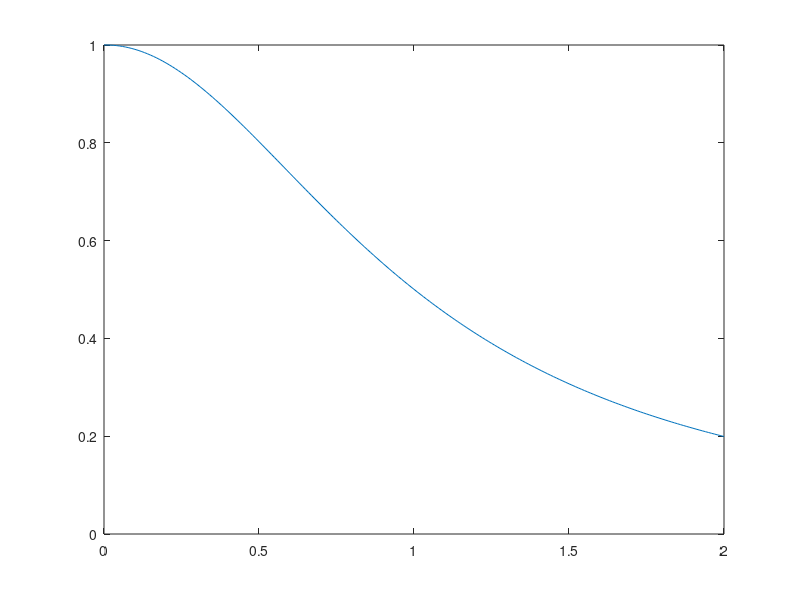
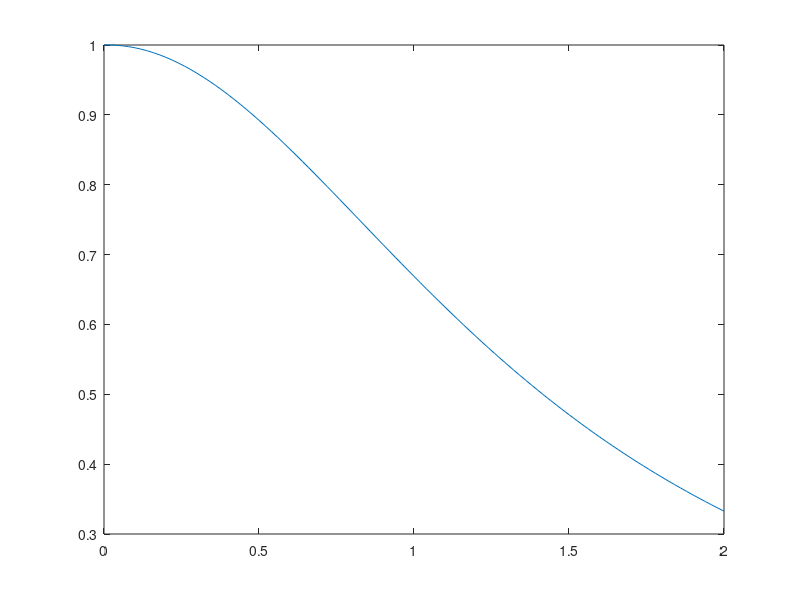

Recreate these plots in MATLAB, in order.
clear all;
close all;
clc
T0=2;
dtc=0.01;
tc=(0:dtc:T0)';
npc=size(tc,1);
qc=zeros(npc,1);
dqc=zeros(npc,1);
qc(1)=1.0;
dqc(1)=0.0;
dtc1=0.02;
tc1=(0:dtc1:T0)';
npc1=size(tc1,1);
qc1=zeros(npc1,1);
dqc1=zeros(npc1,1);
qc1(1)=1.0;
dqc1(1)=0.0;
ind=1;
for ind=2:npc
    qc(ind)=qc(ind-1)+dqc(ind-1)*dtc;
    dqc(ind)=-2*(ind-1)*dtc*qc(ind)*qc(ind);
end;
qc=qc';
figure(1)
plot(tc,qc);

for ind=2:npc1
    qc1(ind)=qc1(ind-1)+dqc1(ind-1)*dtc;
    dqc1(ind)=-2*(ind-1)*dtc1*qc1(ind)*qc1(ind);
end;
qc1=qc1';
figure(2)
plot(tc1,qc1);

% plot(tc,energe)